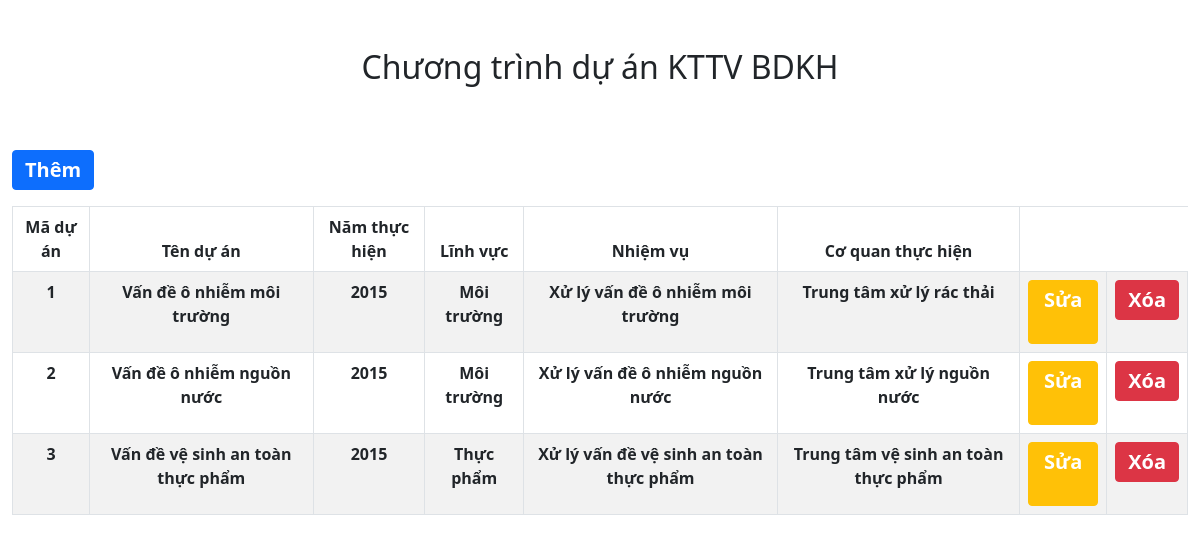
The page / on the database its author committed.
### tables this page shows
CREATE TABLE `duan` (
  `maduan` int(11) NOT NULL,
  `tenduan` varchar(255) DEFAULT NULL,
  `namthuchien` int(11) DEFAULT NULL,
  `linhvuc` varchar(255) DEFAULT NULL,
  `nhiemvu` varchar(255) DEFAULT NULL,
  `coquanthuchien` varchar(255) DEFAULT NULL
);

### src/controller/ManageController.php (called while the page is built, shortened)
<?php
    require_once 'src/models/ManageModels.php';
    class ManageController {
        public function index() {
            $blood = new Blood();
            $bloods = $blood->indexABC();
            require_once 'src/views/manage/index.php';
        }
    }
?>

### index.php (called while the page is built, shortened)
<?php
$action = isset($_GET['action']) ? $_GET['action'] : 'index';
$object = new $classController();
    $object->$action();
?>

### src/models/ManageModels.php (called while the page is built, shortened)
<?php
    class Blood {
        public function connectDb() {
            $connection = mysqli_connect(DB_HOST,
                DB_USERNAME, DB_PASSWORD, DB_NAME);
            return $connection;
        }
        public function indexABC() {
            $connection = $this->connectDb();
            $querySelect = "SELECT * FROM duan";
            $results = mysqli_query($connection, $querySelect);
            $bloods = [];
            if (mysqli_num_rows($results) > 0) {
                $bloods = mysqli_fetch_all($results, MYSQLI_ASSOC);
            }
            return $bloods;
        }
    }
 ?>

### src/views/manage/index.php (the view, shortened to what this page needs)
<!DOCTYPE html>
<html lang="en">
<head>
    <link href="https://cdn.jsdelivr.net/npm/bootstrap@5.0.2/dist/css/bootstrap.min.css" rel="stylesheet">
</head>
<body>
<div class="container-fluid" style="max-width: 1520px;margin: 0 auto;">
    <h2 class="text-center my-5">Chương trình dự án KTTV BDKH</h2>
   <button class="btn btn-primary my-3">
   <a href="index.php?controller=manage&action=add">
        Thêm
    </a>
   </button>
    <table id="recordListing" class="table text-center table-bordered table-striped">
        <thead>
            <tr>
                <th>Mã dự án</th>
                <th>Tên dự án </th>
                <th>Năm thực hiện</th>
                <th>Lĩnh vực</th>
                <th>Nhiệm vụ</th>
                <th>Cơ quan thực hiện</th>
            </tr>
        </thead>
        <tbody>
            <?php if (!empty($bloods)): ?>
                <?php foreach ($bloods AS $blood) : ?>
                    <?php
                    $urlEdit =
                        "index.php?controller=manage&action=edit&id=" . $blood['maduan'];
                    $urlDelete =
                        "index.php?controller=manage&action=delete&id=" . $blood['maduan'];
                    ?>
                    <tr>
                        <td style="font-weight: 600"><?php echo $blood['maduan'] ?></td>
                        <td style="font-weight: 600"><?php echo $blood['tenduan'] ?></td>
                        <td style="font-weight: 600"><?php echo $blood['namthuchien'] ?></td>
                        <td style="font-weight: 600"><?php echo $blood['linhvuc'] ?></td>
                        <td style="font-weight: 600"><?php echo $blood['nhiemvu'] ?></td>
                        <td style="font-weight: 600"><?php echo $blood['coquanthuchien'] ?></td>
                        <td>
                            <button class="btn btn-warning">
                                    <a href="<?php echo $urlEdit?>">Sửa</a> &nbsp;
                            </button>
                        </td>
                        <td>
                        <button class="btn btn-danger">
                            <a onclick="return confirm('Bạn chắc chắn muốn xóa?')"
                            href="<?php echo $urlDelete?>">
                                Xóa
                            </a>
                            </button>
                        </td>
                    </tr>
                <?php endforeach; ?>
            <?php else: ?>
        <tr>
            <td colspan="2">KHông có dữ liệu</td>
        </tr>
        <?php endif; ?>
        </tbody>
    </table>
</div>
</body>
</html>

### src/views/manage/index.php (style rules this page uses)
a { display: inline-block; text-decoration: none; font-size: 20px; font-weight: bold; line-height: 25px; color: #ffff; }

### rows shown on the page
duan: maduan "1", tenduan "Vấn đề ô nhiễm môi trường", namthuchien "2015", linhvuc "Môi trường", nhiemvu "Xử lý vấn đề ô nhiễm môi trường", coquanthuchien "Trung tâm xử lý rác thải"
duan: maduan "2", tenduan "Vấn đề ô nhiễm nguồn nước", namthuchien "2015", linhvuc "Môi trường", nhiemvu "Xử lý vấn đề ô nhiễm nguồn nước", coquanthuchien "Trung tâm xử lý nguồn nước"
duan: maduan "3", tenduan "Vấn đề vệ sinh an toàn thực phẩm", namthuchien "2015", linhvuc "Thực phẩm", nhiemvu "Xử lý vấn đề vệ sinh an toàn thực phẩm", coquanthuchien "Trung tâm vệ sinh an toàn thực phẩm"
